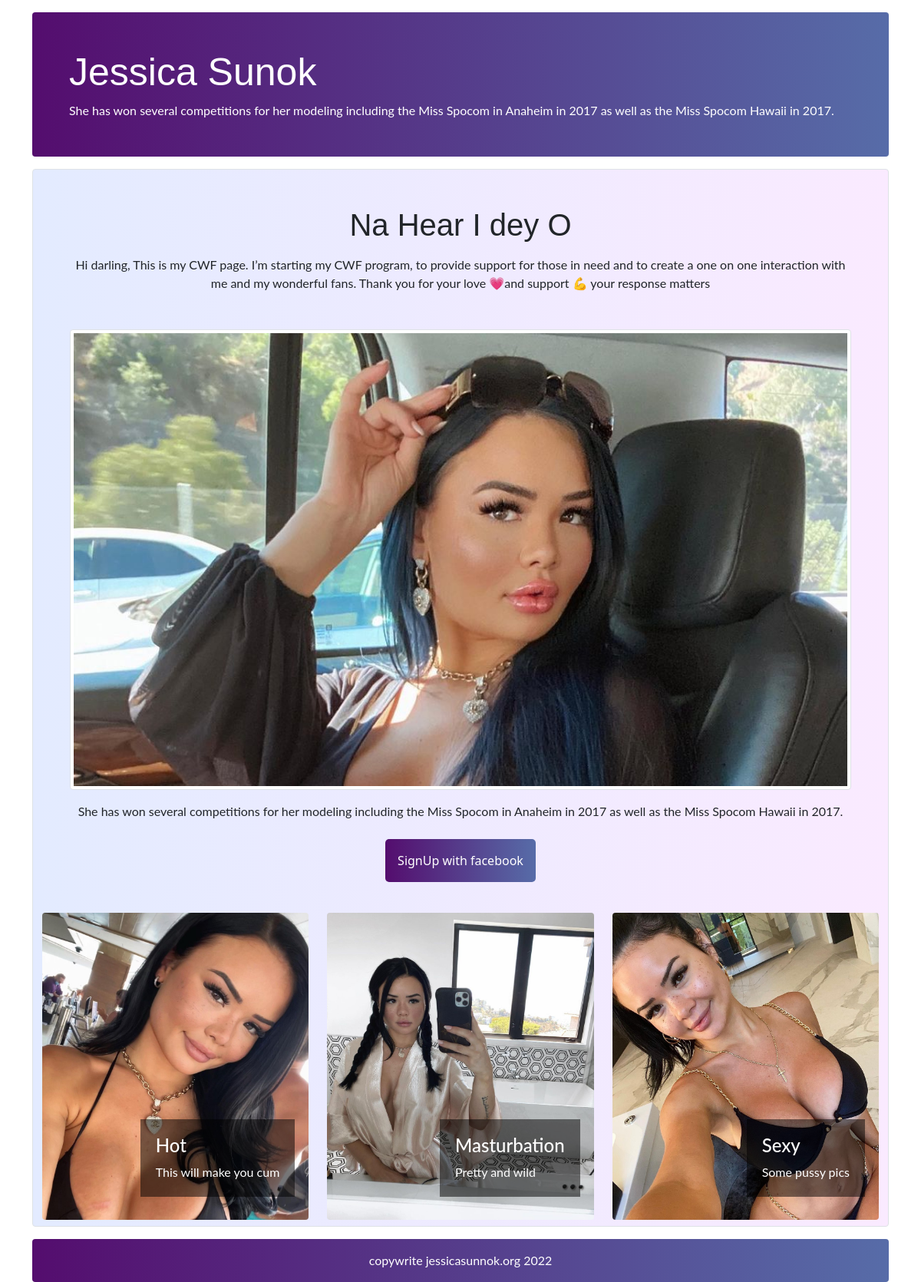
/, run on an earlier commit of the app's database.
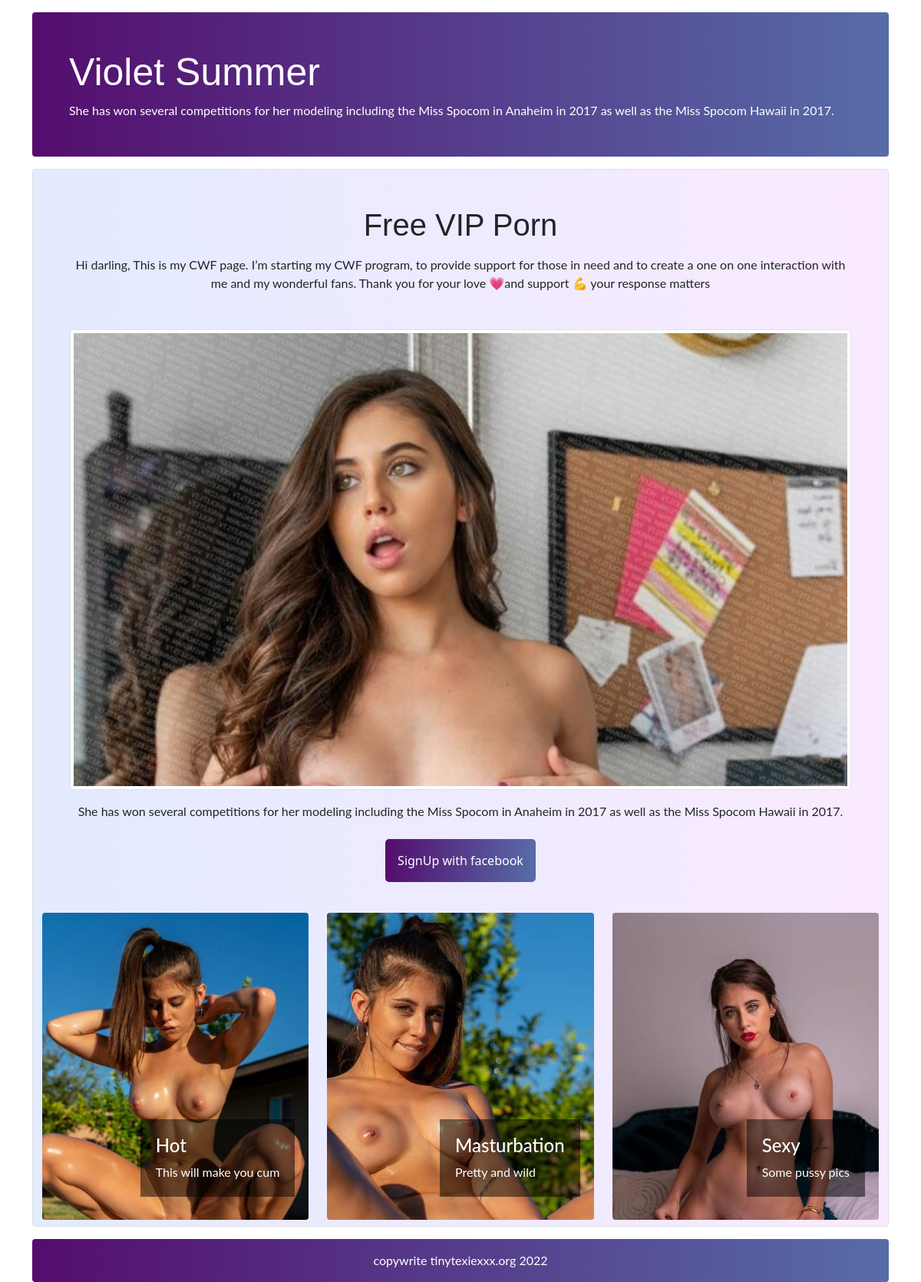
And on a later commit of the database.
### mysite/models.py (models this page shows)
class SiteContent(models.Model):
	title = models.CharField(max_length=120)
	description_text = models.TextField()
	headerbackgroungimage = models.ImageField(upload_to='static/images/')
	heading = models.CharField(max_length=120)
	bodytext1 = models.TextField()
	image1 = models.ImageField(upload_to='static/images/')
	bodytext2 = models.TextField()
	image2 = models.ImageField(upload_to='static/images/', blank=True, null=True)
	image3 = models.ImageField(upload_to='static/images/', blank=True, null=True)
	image4 = models.ImageField(upload_to='static/images/', blank=True, null=True)
	image5 = models.ImageField(upload_to='static/images/', blank=True, null=True)
	image6 = models.ImageField(upload_to='static/images/', blank=True, null=True)
	image7 = models.ImageField(upload_to='static/images/', blank=True, null=True)
	image8 = models.ImageField(upload_to='static/images/', blank=True, null=True)
	image9 = models.ImageField(upload_to='static/images/', blank=True, null=True)
	image10 = models.ImageField(upload_to='static/images/', blank=True, null=True)
	image11 = models.ImageField(upload_to='static/images/', blank=True, null=True)
	image12 = models.ImageField(upload_to='static/images/', blank=True, null=True)
	image13 = models.ImageField(upload_to='static/images/', blank=True, null=True)
	copywrite = models.CharField(max_length=120)

### mysite/views.py (the view)
# urls.py: path('', home_view, name='home'),
def home_view(request):
	sc = SiteContent.objects.get(id = 1)
	print(get_client_ip(request))
	context = {
		'sc' : sc
	}
	return render(request, 'home.html', context)

### mysite/views.py (called while the page is built)
def get_client_ip(request):
    x_forwarded_for = request.META.get('HTTP_X_FORWARDED_FOR')
    if x_forwarded_for:
        ip = x_forwarded_for.split(',')[0]
    else:
        ip = request.META.get('REMOTE_ADDR')
    return ip

### templates/home.html (shortened to what this page needs)
<!DOCTYPE html>
<html>
<head>
	<link href="https://cdn.jsdelivr.net/npm/bootstrap@5.1.3/dist/css/bootstrap.min.css" rel="stylesheet">
  {% load static %}
</head>
<body style="background: #fff;">
	<div class="container">
		<div class="header p-5 mt-3 text-white rounded">
			<h1>{{ sc.title }}</h1>
			<p>{{ sc.description_text }}</p>
		</div>
		<div class="section mt-3 mb-3 bg-light border rounded">
			<div class="px-5 pt-5 mb-5 text-center">
				<h2 class="mb-3">{{ sc.heading }}</h2>
				<p>{{ sc.bodytext1 }}</p>
			</div>
			<div class="mb-3 px-5 text-center">
		    <div class="fakeimg"><img class="img-fluid img-thumbnail large_image" src='{{ sc.image1.url }}'></div>
		    <p class="mt-3">{{ sc.bodytext2 }}</p>
		    <a class='mylink' href="{% url 'facebook' %}">
		    	<button type="button" class="my-4 p-3 mybtn">SignUp with facebook</button>
		    </a>
		  </div>
	  	<div class="row mx-auto pb">
	  		<div class="col-sm mb-2 d-block box_image">
	  			<img class="img-fluid rounded small_image" src='{{ sc.image2.url }}'>
	  			<div class="text_block">
				    <h4>Hot</h4>
				    <p>This will make you cum</p>
				  </div>
	  		</div>
		    <div class="col-sm mb-2 d-block box_image">
		    	<img class="img-fluid rounded small_image" src='{{ sc.image3.url }}'>
		    	<div class="text_block">
				    <h4>Masturbation</h4>
				    <p>Pretty and wild</p>
				  </div>
		    </div>
		    <div class="col-sm mb-2 d-block box_image">
		    	<img class="img-fluid rounded small_image" src='{{ sc.image4.url }}'>
		    	<div class="text_block">
				    <h4>Sexy</h4>
				    <p>Some pussy pics</p>
				  </div>
		    </div>
	  	</div>
		</div>
		<div class="footer bg-dark rounded">
				<p class="text-center p-3 text-white">{{ sc.copywrite }}</p>
		</div>
	</div>
</body>
</html>

What changed in the data, as far as the page shows it:
changed SiteContent: title "Jessica Sunok" → "Violet Summer"; heading "Na Hear I dey O" → "Free VIP Porn"; image1: a different picture; image2: a different picture; image3: a different picture; image4: a different picture; copywrite "copywrite jessicasunnok.org 2022" → "copywrite tinytexiexxx.org 2022"
